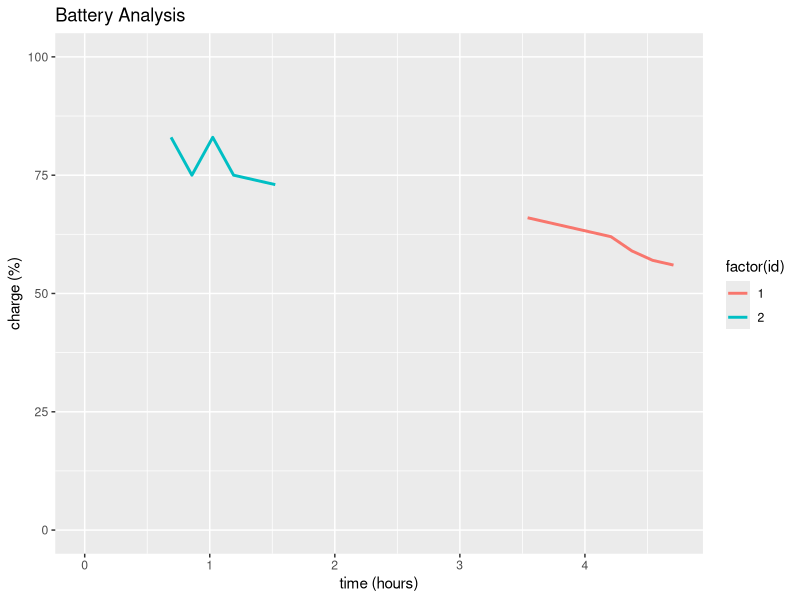

This chart was generated by the following R code:
setwd('/Users/robinedwards/Documents/MSF/Buendia/battery')

datain = read.csv('battery_data.csv', header=F)

combined = do.call('rbind', lapply(1:ncol(datain), FUN = function(i){
  d = na.omit(datain[, i])
  d = data.frame(t = 1:length(d)/6, bat = d)
  
  # initial model to estimate time when battery was 100%
  lm = lm(t ~ bat, data=d)
  pred = predict.lm(lm, newdata=data.frame(bat=c(100,0)), se.fit = TRUE)
  d$t_adj = d$t - pred$fit[1]
  d$id = i
  return(d)
}))

if(require(ggplot2)){
  plt = ggplot(combined, aes(t_adj, bat, group=id, col=factor(id))) + 
    geom_line(size=1) + expand_limits(x = 0) + scale_y_continuous(limits = c(0,100)) +
    labs(x = 'time (hours)', y = 'charge (%)', title = 'Battery Analysis')
  ggsave(plt, file='battery_analysis_plot.pdf', w=6, h=4)
}

# combined model
f = lm(t_adj ~ bat, data=combined)
p = predict.lm(f, newdata=data.frame(bat=c(100,0)), se.fit = TRUE)
life = diff(p$fit)
# estimated battery duration

print(paste('Estimated duration', formatC(life, digits = 3), 'hours'))
